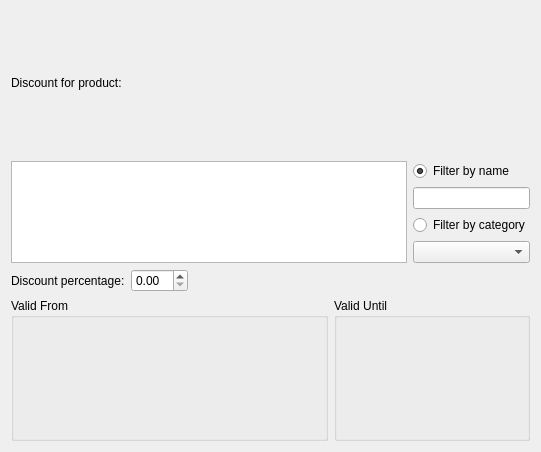
<ui version="4.0" >
 <class>promoEditor</class>
 <widget class="QWidget" name="promoEditor" >
  <property name="geometry" >
   <rect>
    <x>0</x>
    <y>0</y>
    <width>541</width>
    <height>452</height>
   </rect>
  </property>
  <property name="sizePolicy" >
   <sizepolicy vsizetype="Maximum" hsizetype="Maximum" >
    <horstretch>0</horstretch>
    <verstretch>0</verstretch>
   </sizepolicy>
  </property>
  <property name="minimumSize" >
   <size>
    <width>532</width>
    <height>290</height>
   </size>
  </property>
  <property name="windowTitle" >
   <string>Form</string>
  </property>
  <layout class="QGridLayout" >
   <item row="0" column="0" >
    <widget class="QLabel" name="label9" >
     <property name="sizePolicy" >
      <sizepolicy vsizetype="Preferred" hsizetype="Maximum" >
       <horstretch>0</horstretch>
       <verstretch>0</verstretch>
      </sizepolicy>
     </property>
     <property name="text" >
      <string>Discount for product:</string>
     </property>
    </widget>
   </item>
   <item row="1" column="0" colspan="3" >
    <layout class="QGridLayout" >
     <item rowspan="4" row="0" column="0" >
      <widget class="QListView" name="productsList" />
     </item>
     <item row="0" column="1" >
      <widget class="QRadioButton" name="chByName" >
       <property name="text" >
        <string>Filter by name</string>
       </property>
       <property name="checked" >
        <bool>true</bool>
       </property>
      </widget>
     </item>
     <item row="1" column="1" colspan="2" >
      <widget class="QLineEdit" name="editName" />
     </item>
     <item row="2" column="1" colspan="2" >
      <widget class="QRadioButton" name="chByCat" >
       <property name="text" >
        <string>Filter by category</string>
       </property>
      </widget>
     </item>
     <item row="3" column="1" colspan="2" >
      <widget class="QComboBox" name="comboCategory" />
     </item>
    </layout>
   </item>
   <item row="2" column="0" >
    <widget class="QLabel" name="label_9" >
     <property name="sizePolicy" >
      <sizepolicy vsizetype="Preferred" hsizetype="Maximum" >
       <horstretch>0</horstretch>
       <verstretch>0</verstretch>
      </sizepolicy>
     </property>
     <property name="text" >
      <string>Discount percentage:</string>
     </property>
     <property name="buddy" >
      <cstring>spinboxDiscount</cstring>
     </property>
    </widget>
   </item>
   <item row="2" column="1" colspan="2" >
    <layout class="QHBoxLayout" >
     <item>
      <widget class="QDoubleSpinBox" name="spinboxDiscount" />
     </item>
     <item>
      <spacer>
       <property name="orientation" >
        <enum>Qt::Horizontal</enum>
       </property>
       <property name="sizeHint" >
        <size>
         <width>101</width>
         <height>20</height>
        </size>
       </property>
      </spacer>
     </item>
    </layout>
   </item>
   <item row="3" column="0" colspan="2" >
    <widget class="QGroupBox" name="groupValidDate_2" >
     <property name="sizePolicy" >
      <sizepolicy vsizetype="Preferred" hsizetype="Minimum" >
       <horstretch>0</horstretch>
       <verstretch>0</verstretch>
      </sizepolicy>
     </property>
     <property name="minimumSize" >
      <size>
       <width>120</width>
       <height>0</height>
      </size>
     </property>
     <property name="title" >
      <string>Valid From</string>
     </property>
     <layout class="QVBoxLayout" >
      <property name="spacing" >
       <number>2</number>
      </property>
      <property name="leftMargin" >
       <number>4</number>
      </property>
      <property name="topMargin" >
       <number>4</number>
      </property>
      <property name="rightMargin" >
       <number>4</number>
      </property>
      <property name="bottomMargin" >
       <number>4</number>
      </property>
      <item>
       <widget class="KDatePicker" name="offersDatepickerStart" />
      </item>
     </layout>
    </widget>
   </item>
   <item row="3" column="2" >
    <widget class="QGroupBox" name="groupValidDate" >
     <property name="sizePolicy" >
      <sizepolicy vsizetype="Preferred" hsizetype="Minimum" >
       <horstretch>0</horstretch>
       <verstretch>0</verstretch>
      </sizepolicy>
     </property>
     <property name="minimumSize" >
      <size>
       <width>150</width>
       <height>0</height>
      </size>
     </property>
     <property name="title" >
      <string>Valid Until</string>
     </property>
     <layout class="QVBoxLayout" >
      <property name="spacing" >
       <number>2</number>
      </property>
      <property name="leftMargin" >
       <number>4</number>
      </property>
      <property name="topMargin" >
       <number>4</number>
      </property>
      <property name="rightMargin" >
       <number>4</number>
      </property>
      <property name="bottomMargin" >
       <number>4</number>
      </property>
      <item>
       <widget class="KDatePicker" name="offersDatepickerEnd" />
      </item>
     </layout>
    </widget>
   </item>
  </layout>
 </widget>
 <customwidgets>
  <customwidget>
   <class>KDatePicker</class>
   <extends>QFrame</extends>
   <header>KDatePicker</header>
   <container>1</container>
  </customwidget>
 </customwidgets>
 <resources/>
 <connections/>
</ui>
